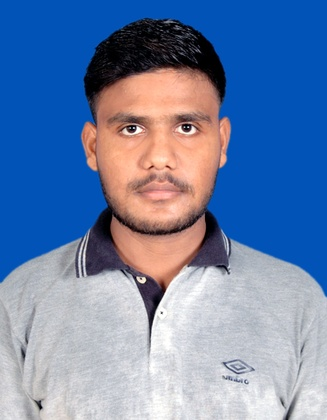
%> input picture 6th_sem/MATLAB/CIA_IMP/ImageProcessing/image.jpg, 327 x 420 px, shrunk from 413 x 531 before the run
$ octave xximage5.m   (GNU Octave 9; MATLAB toolbox functions it lacks are replaced by stand-ins)
%> lines starting %> are read from the running program, lines starting %| are printed output that depends on the picture
%Problem-5: xximage5.m: Write a program to split an image into 2 images.
%Split along x-axis
clc;
clear all;
close all;
file1=input('\nEnter input Image file name=','s');
%> the answer given: image.jpg
file2=input('Enter output image-1 file name=','s');
%> the answer given: out.png
file3=input('Enter output image-2 file name=','s');
%> the answer given: out.png
x=imread(file1);
%> x is the input picture: size 420x327x3 uint8; mean R, G, B 108.7, 131.6, 170.4
[r,c,d]=size(x);
%> r = 420; c = 327; d = 3
c1=fix(c/2);
%> c1 = 163
y1(1:r,1:c1,1:d)=x(1:r,1:c1,1:d); % copying left half of the image
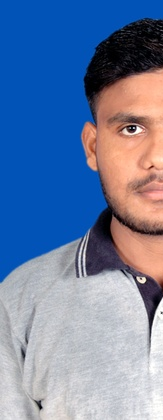
%> y1: size 420x163x3 uint8; mean R, G, B 109.6, 128.9, 164.4
y2(1:r,1:c-c1,1:d)=x(1:r,c1+1:c,1:d); % copying right half of the image
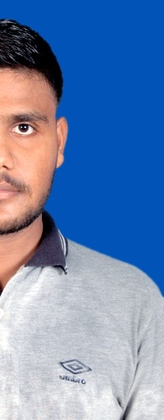
%> y2: size 420x164x3 uint8; mean R, G, B 107.8, 134.2, 176.4
imwrite(y1,file2);
imwrite(y2,file3);
imshow(y1);
%end of program
